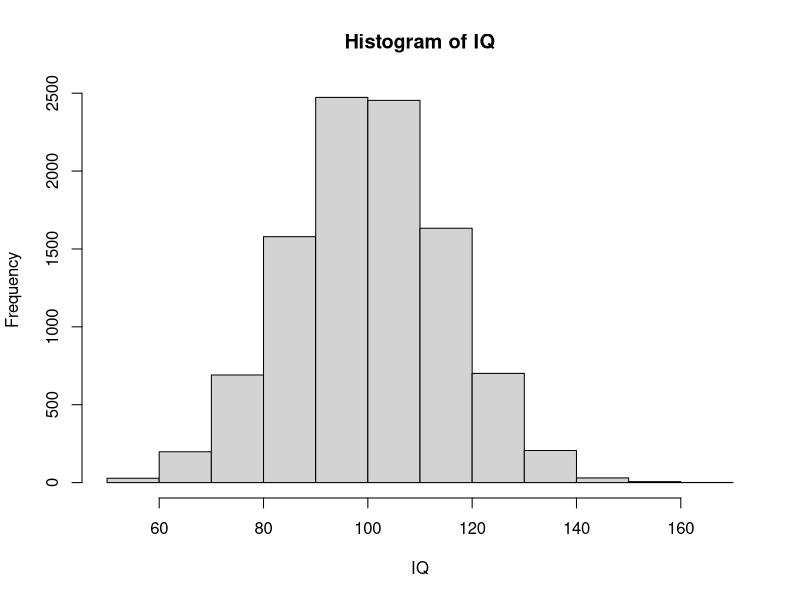

Write the R code that produced this figure.

# Einheit 1 ---------------------------------------------------------------

2 + 2 #Addition 

# Hier kommt eine Subtraktion

3-2
5 * 8
3 ^ 2
sqrt(10) + 11

?sqrt

# Objekte

a = 2
a

b = 4 * 5 

a + b 

c = a + b
c

d <- 10

# Zahltypen 

zahl = 4.5

Psychologe = "Wundt"

class(Psychologe)
class(zahl)

vector = c(2, 3, 4, 5, 1, 8)
vector


lieblingspsychologinnen = c("Mary", "Feldmann-Barett", "Anna Freud")

# Datensimulation

k = 1:100
sequenz = seq(from = 5, to = 500, by = 10)
identisch = seq(5, 500, 10)

kombination = c(1:10, seq(10, 100, 5))
y = c(k, sequenz)


# Normalverteilung 

n = 10000
MW = 100
SD = 15
IQ = rnorm(n, MW, SD)
hist(IQ)

# Erstellt einen numerischen Vektor "CFH", der die zahlen 12 bis 54 und jede dritte Zahl von 100 bis 120 enthält

CFH = c(12:54, seq(100, 120, 3))
CFH

Teil1 = 12:54
Teil2 = seq(100,120,3)

CFH2 = c(Teil1, Teil2)


# Elemente aus Vektoren auswählen ("Indizierung")


Vierte_Stelle = CFH[4]
Bereich = CFH[3:10]
CFH[c(4,8)]
CFH[seq(2,8,2)]
CFH[-1]

lieblingspsychologinnen[-1]
lieblingspsychologinnen[2]
lieblingspsychologinnen[c(1,3)]

mean(CFH) # Mittelwert
sd(CFH) #Standardabweichung
var(CFH) # Varianz

mean(lieblingspsychologinnen)

Ordinal = c(1:10, 10, 10, 8) #Plätze bei einem Wettkampf
as.factor(Ordinal)

lieblingspsychologinnen = c("Mary", "Mary", "Mary", "Feldmann-Barett", "Anna Freud", "Anna Freud")
lieblingspsychologinnen = as.factor(lieblingspsychologinnen)

table(lieblingspsychologinnen)


# Einheit 2 ---------------------------------------------------------------

Studiengang = c("Psychologie", "Mathematik", "Biologie", "Psychologie", "Mathematik")
levels(Studiengang)

Studiengang = factor(Studiengang, levels = c("Psychologie", "Biologie", "Mathematik"))
Studiengang

Geschlecht = c(1,2,1,2,2,2,3,1,1)
mean(Geschlecht)

Geschlecht = factor(Geschlecht, levels= c(1, 2, 3), labels = c("weiblich", "maennlich", "divers"))
Geschlecht
mean(Geschlecht)
table(Geschlecht)

Schulabschluss = c("Abitur", "Realschule", "Hauptschule", "Abitur", "Realschule", "Realschule", "Abitur")
Schulabschluss = factor(Schulabschluss, levels = c("Hauptschule", "Realschule", "Abitur"), ordered = TRUE)
Schulabschluss

Schulabschluss > "Hauptschule"
Schulabschluss[Schulabschluss >= "Realschule"]

set.seed(22)
df = data.frame(Studiencode = 100:105,
                Diagnose = c("Depression", "Angststörung", "Zwangsstörung", "Depression", "Zwangsstörung", "ADHS"),
                Klinik = c("LMU", "LMU", "LMU", "MPI", "MPI", "MPI"),
                BDI = rnorm(6, mean = 25, sd = 7),
                Alter = c(22, 24, 55, 85, 43, 45))

df
names(df)
head(df)
nrow(df)
ncol(df)
View(df)
str(df)

df$Alter
df$Diagnose = factor(df$Diagnose)
df$Klinik = factor(df$Klinik)
str(df)

df$Geschlecht = factor(c(1, 2, 3, 1, 2, 1), levels = c(1,2,3), 
                       labels = c("männlich", "weiblich", "divers"))
df

df[3,]
df[2:5,]
df[c(1,4),]
df[2:4, "Klinik"]
df$Klinik[2:4]
df[,c("Klinik", "BDI")]

#Aufgabe: Welche Diagnose hat die 3. Person? - es gibt (mindestens) zwei Optionen

df[3, "Diagnose"]
df[3, 2]
df$Diagnose[3]

df[3, "Diagnose"] = "ADHS"
df[3, "Diagnose"]

# Statt über Positionen können wir Werte nach einer BEDINGUNG auswählen.

df$Alter > 30
Alten = df[df$Alter > 30,]
Alten
Frauen = df[df$Geschlecht == "weiblich",]
Frauen
df[df$Alter > 30 & df$Geschlecht == "männlich",]
df[df$Alter > 30 | df$Geschlecht == "männlich",]

# install.packages("tidyverse")
library(tidyverse)

starwars$mass

filter(starwars, mass > 100)

Schwergewichte = starwars %>% filter(mass > 100)
Schwergewichte$name


# Einheit 3 ---------------------------------------------------------------

library(tidyverse)
mean(starwars$mass, na.rm = TRUE)

round(mean(starwars$mass, na.rm = TRUE),2)

df = read.csv("bipolar.csv")
# readRDS() R-Format

# .sav (SPSS) 
# install.packages("haven")
#library(haven)
#read_sav()

# install.packages("readxl")

head(df)
str(df)
View(df)
summary(df)
anyNA(df)

df$YMRS_1 + df$YMRS_2

rowSums(df[,c("YMRS_1", "YMRS_2", "YMRS_3")])

library(tidyverse)

?select
rowSums(select(df, starts_with("YMRS")))

df$sum_YMRS = rowSums(select(df, starts_with("YMRS")))
head(df)

round(mean(df$sum_YMRS),2)
sd(df$sum_YMRS)
var(df$sum_YMRS)
range(df$sum_YMRS)

table(df$groups)

df$sum_YMRS[df$groups == "EW"]
df$sum_YMRS[df$groups == "noEW"]

mean(df$sum_YMRS[df$groups == "EW"])
mean(df$sum_YMRS[df$groups == "noEW"])

tapply(df$sum_YMRS, df$groups, mean)
tapply(df$sum_YMRS, df$groups, sd)

df %>% group_by(groups) %>%
  summarise(n = n(),
            Mittelwert = mean(sum_YMRS),
            SD = sd(sum_YMRS),
            Min = min(sum_YMRS),
            Max = max(sum_YMRS))

#install.packages("psych")
library(psych)

psych::describe(df)

describe(df)
describeBy(df, group = df$groups)

head(df)

t.test(sum_YMRS ~ groups, data = df, var.equal = TRUE, alternative = "less")
?t.test
